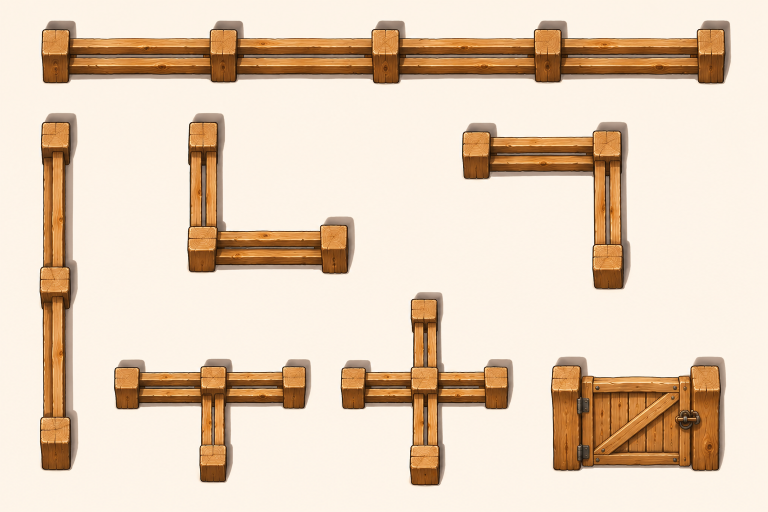
#> input picture assets-src/cerca-v3/kit.png, 1536 x 1024 px (shown at 1/2 size)
$ python extract-fence-gate.py
#> lines starting #> are read from the running program, lines starting #| are printed output that depends on the picture
#!/usr/bin/env python3
"""Porteira (v0.93.96; a cerca virou o modelo 3D: `extract-fence-model.py`): kit do dono do produto (`assets-src/cerca-v3/kit.png`, fundo transparente)
→ 5 poses da porteira. O kit só traz a porteira fechada (frente); a abertura é feita aqui: a folha (entre os dois postes) encolhe na largura pelo
cosseno do ângulo (0°, 22,5°, 45°, 67,5°, 90°), presa na dobradiça da esquerda, com os postes fixos.

Saída (px por célula = 128; escala do jogo = 16 px por célula):
  src/assets/fence-gate.webp  5 poses 136 × 94 (base dos postes na linha 90); postes nas bordas da célula.
  src/assets/icon-block-fence-gate.webp (64 × 64).
Uso: python3 scripts/extract-fence-gate.py
"""

from pathlib import Path

import numpy as np
from PIL import Image

ROOT = Path(__file__).resolve().parent.parent
OUT = ROOT / 'src' / 'assets'
PITCH = 325
K = 128 / PITCH

# O kit já vem com alfa (fundo e sombra removidos pelo dono do produto): o alfa baixo (halo/brilho) é descartado e a borda suavizada.
raw = np.asarray(Image.open(ROOT / 'assets-src' / 'cerca-v3' / 'kit.png').convert('RGBA')).astype(np.float32)
alpha = np.clip((raw[..., 3] - 90) * 255 / (250 - 90), 0, 255)
#> alpha: shape (1024, 1536) float32; every value is 255
rgba = np.dstack([raw[..., :3], alpha]).astype(np.uint8)
# borda suave: 1 px de blur no alfa evita serrilhado depois da redução
KIT = Image.fromarray(rgba, 'RGBA')


def crop(box):
#> called with box = (1103, 712, 1165, 940)
    return KIT.crop(box)


def seamless(strip: Image.Image, period: int, overlap: int, axis: int) -> Image.Image:
    a = np.asarray(strip).astype(np.float32)
    if axis == 1:
        base, wrap = a[:, :period].copy(), a[:, period:period + overlap]
        t = np.linspace(0, 1, overlap)[None, :, None]
        base[:, :overlap] = wrap * (1 - t) + base[:, :overlap] * t
    else:
        base, wrap = a[:period].copy(), a[period:period + overlap]
        t = np.linspace(0, 1, overlap)[:, None, None]
        base[:overlap] = wrap * (1 - t) + base[:overlap] * t
    return Image.fromarray(base.clip(0, 255).astype(np.uint8), 'RGBA')


def tile(strip: Image.Image, length: int, axis: int) -> Image.Image:
    w, h = strip.size
    out = Image.new('RGBA', (length, h) if axis == 1 else (w, length), (0, 0, 0, 0))
    pos = 0
    while pos < length:
        out.alpha_composite(strip, (pos, 0) if axis == 1 else (0, pos))
        pos += w if axis == 1 else h
    return out


def icon(im: Image.Image, name: str) -> None:
    bb = im.getchannel('A').point(lambda v: 255 if v > 20 else 0).getbbox()
    im = im.crop(bb)
    k = 56 / max(im.size)
    im = im.resize((max(1, round(im.width * k)), max(1, round(im.height * k))), Image.LANCZOS)
    c = Image.new('RGBA', (64, 64), (0, 0, 0, 0))
    c.alpha_composite(im, ((64 - im.width) // 2, (64 - im.height) // 2))
    c.save(OUT / name, 'WEBP', quality=90, method=6)


# ---- porteira: folha encolhe presa à dobradiça da esquerda ---------------------------------------------------------------------------
G_TOP, G_BASE = 712, 940
left_post = crop((1103, G_TOP, 1165, G_BASE))
right_post = crop((1383, G_TOP, 1445, G_BASE))
panel = crop((1163, G_TOP, 1385, G_BASE))
#> call 3 of crop, with box = (1163, 712, 1385, 940)
#> in crop (call 3), `return KIT.crop(box)`:
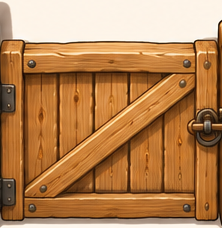
#> returned value: PIL image 222x228 RGBA; mean R, G, B, A 182.1, 132, 85.1, 255
GW = 345
gate_w = 136
gate_h = round((G_BASE - G_TOP) * K) + 4
poses = []
for ang in (0, 22.5, 45, 67.5, 90):
    f = Image.new('RGBA', (GW, G_BASE - G_TOP), (0, 0, 0, 0))
    cw = max(8, round(panel.width * np.cos(np.radians(ang))))
    p = panel.resize((cw, panel.height), Image.LANCZOS)
    if ang:                                   # escurece um pouco quanto mais aberta (some de frente)
        a = np.asarray(p).astype(np.float32)
        a[..., :3] *= 1 - 0.25 * (ang / 90)
        p = Image.fromarray(a.clip(0, 255).astype(np.uint8), 'RGBA')
    f.alpha_composite(p, (60, 0))             # dobradiça = x 60 (borda esquerda da folha dentro do quadro de 345)
    f.alpha_composite(left_post, (0, 0))
    f.alpha_composite(right_post, (GW - right_post.width, 0))
    poses.append(f)
#> this loop made 5 passes
#> pass 2, `p = panel.resize((cw, panel.height), Image.LANCZOS)`:
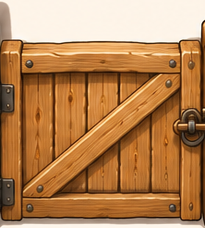
#> p: PIL image 205x228 RGBA; mean R, G, B, A 182.1, 132, 85.1, 255
#> after the loop:
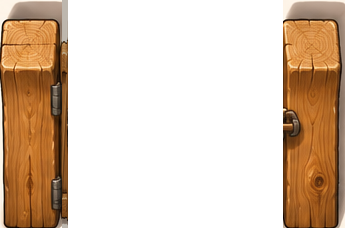
#> f: PIL image 345x228 RGBA; mean R, G, B, A 62.1, 41.2, 22.2, 96.1; transparent parts drawn white
#> after the loop, poses = 5 items
gate_strip = Image.new('RGBA', (gate_w * 5, gate_h), (0, 0, 0, 0))
#> gate_strip: PIL image 680x94 RGBA; every value is 0
for i, f in enumerate(poses):
    s = f.resize((round(f.width * K), round(f.height * K)), Image.LANCZOS)
    gate_strip.alpha_composite(s, (i * gate_w + (gate_w - s.width) // 2, 0))
    if i == 0:
        icon(f, 'icon-block-fence-gate.webp')
#> this loop made 5 passes
#> (bb in icon, k in icon) on pass 1: ((0, 0, 345, 228), 0.162)
#> pass 1, `s = f.resize((round(f.width * K), round(f.height * K)), Image.LANCZOS)`:
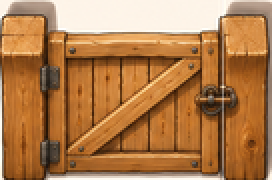
#> s: PIL image 136x90 RGBA (shown 2 times larger); mean R, G, B, A 176.7, 124.2, 75.7, 254.2; transparent parts drawn white
#> pass 1, in icon, `im = im.crop(bb)`:
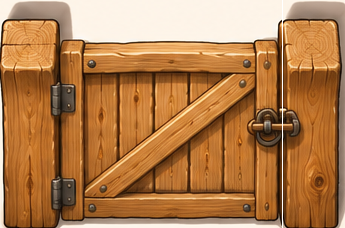
#> im: PIL image 345x228 RGBA; mean R, G, B, A 176.4, 124, 75.6, 254.3; transparent parts drawn white
#> after the loop:
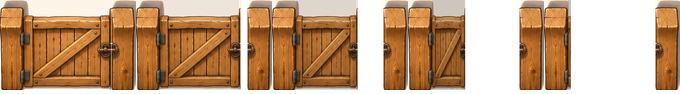
#> gate_strip: PIL image 680x94 RGBA; mean R, G, B, A 122, 84.5, 50.1, 182.1; transparent parts drawn white
#> after the loop:
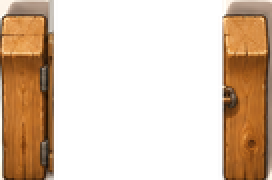
#> s: PIL image 136x90 RGBA (shown 2 times larger); mean R, G, B, A 64.8, 43.1, 23.1, 96.1; transparent parts drawn white
gate_strip.save(OUT / 'fence-gate.webp', 'WEBP', quality=90, method=6)
print('porteira:', gate_strip.size, ' base dos postes na linha', round((G_BASE - G_TOP) * K))
#| porteira: (680, 94)  base dos postes na linha 90

$ run again, with assets-src/goddess-sheet.png copied over assets-src/cerca-v3/kit.png
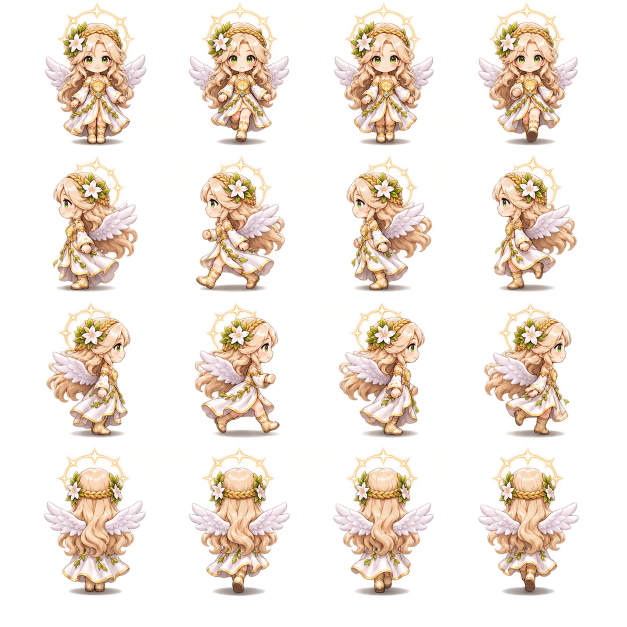
#> input picture assets-src/goddess-sheet.png, 1254 x 1254 px (shown at 1/2 size)
#> after the loop `for ang in (0, 22.5, 45, 67.5, 90):`:
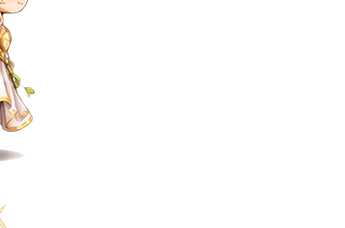
#> f: PIL image 345x228 RGBA; mean R, G, B, A 7.1, 6.1, 5, 7.7; transparent parts drawn white
#> after the loop `for ang in (0, 22.5, 45, 67.5, 90):`: poses = 5 items
#> the loop `for i, f in enumerate(poses):` made 5 passes
#> (bb in icon, k in icon) on pass 1: ((0, 0, 35, 228), 0.246)
#> after the loop `for i, f in enumerate(poses):`:
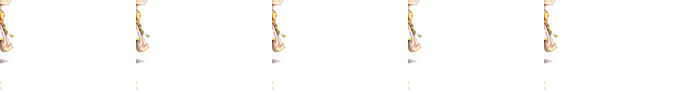
#> gate_strip: PIL image 680x94 RGBA; mean R, G, B, A 9.1, 7.7, 6.2, 7.4; transparent parts drawn white
#| porteira: (680, 94)  base dos postes na linha 90
